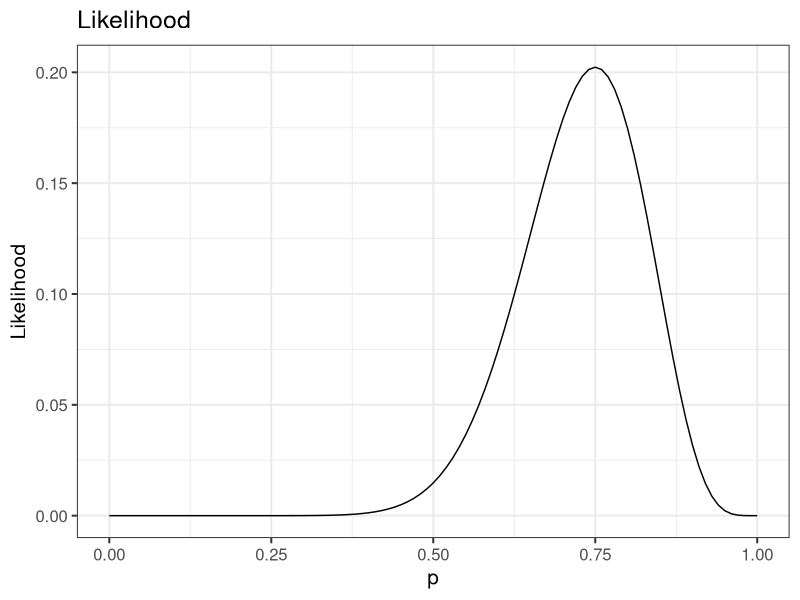
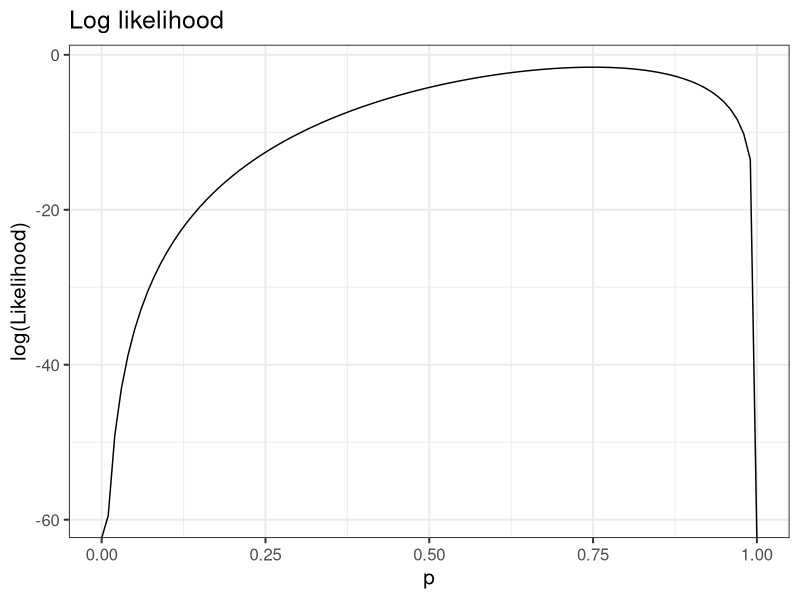
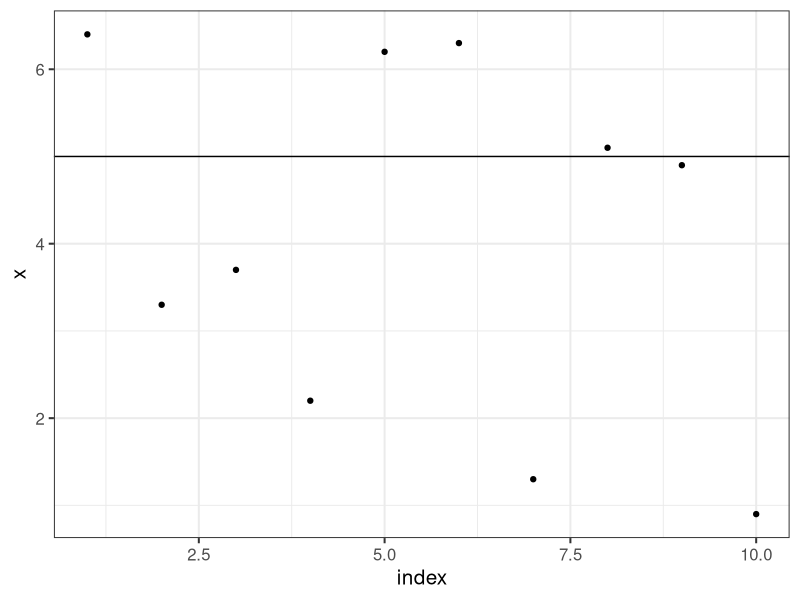
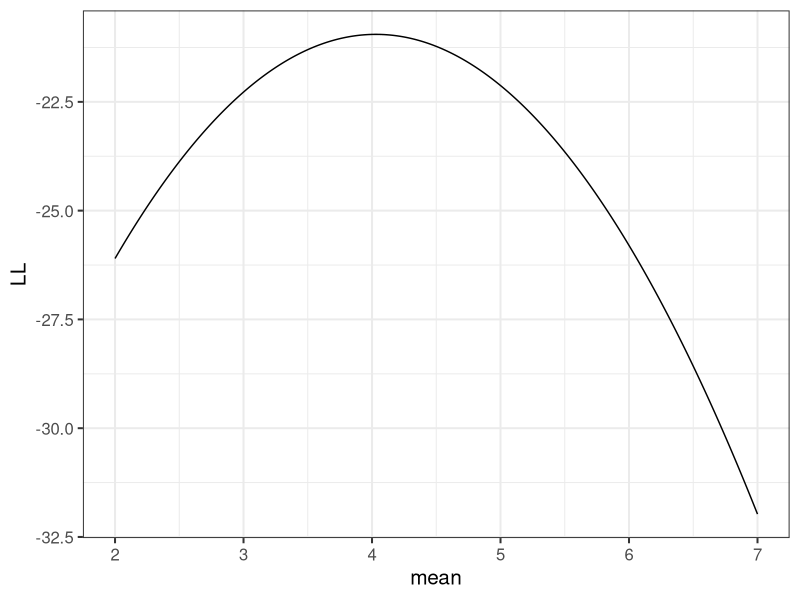
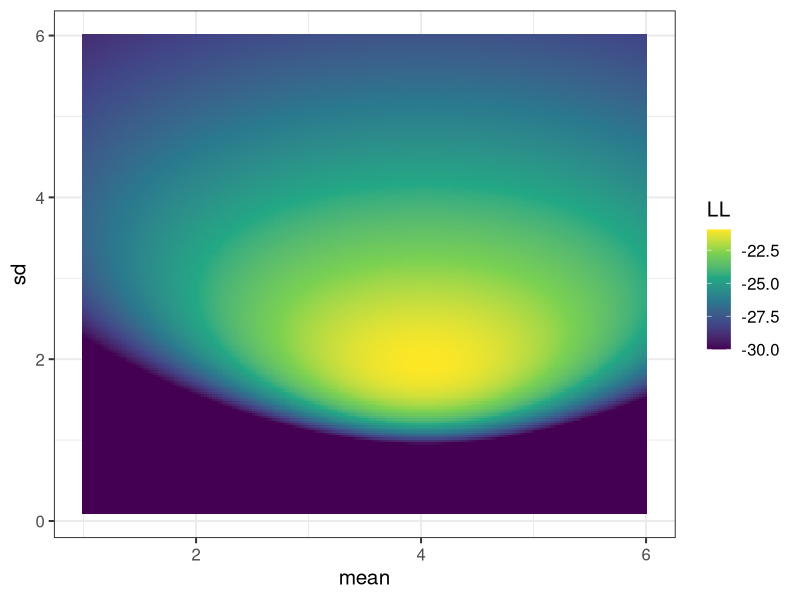
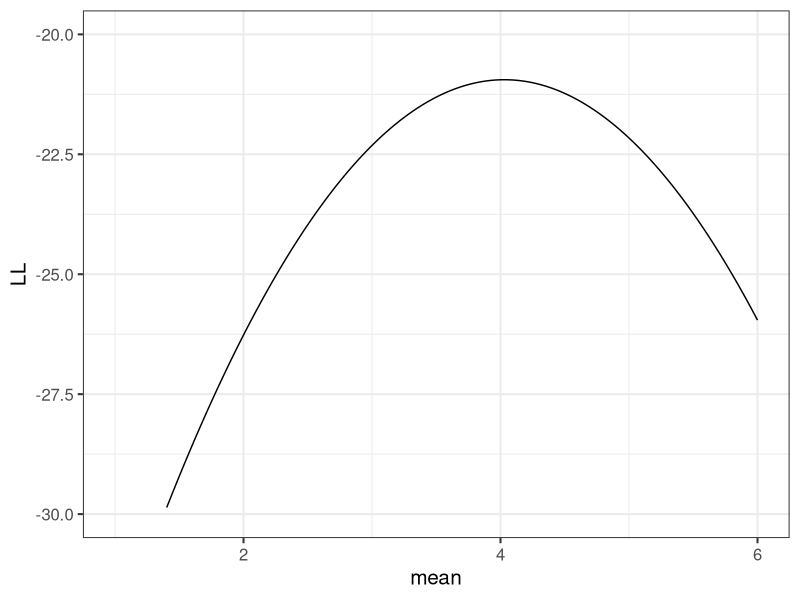
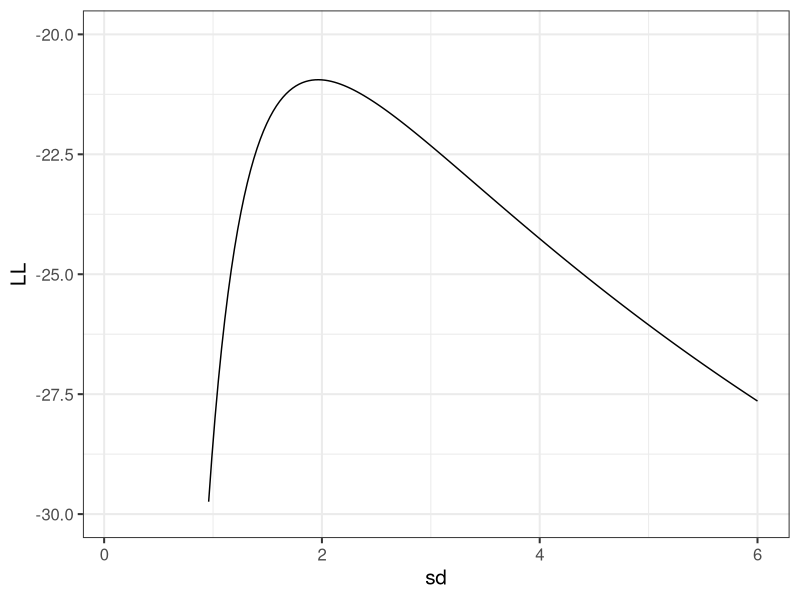
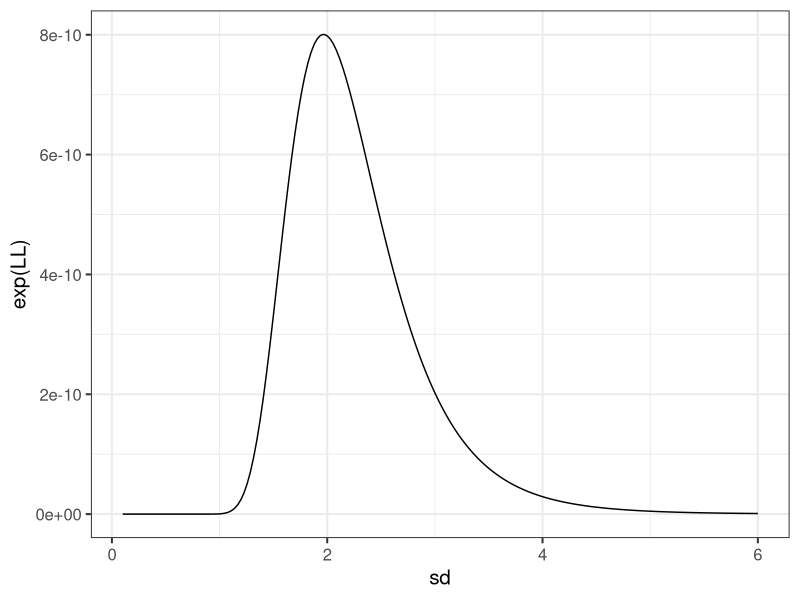

Here is the R script that generated these plots, in order:
# Lecture 2. Likelihood
library(tidyverse)
theme_set(theme_bw(base_size=15))

#Sex ratio example

# Grid search
sexRatio<-data.frame(p=seq(0,1,by=0.01))
sexRatio
sexRatio$Likelihood<-dbinom(15,20,sexRatio$p)
ggplot(sexRatio,aes(x=p,y=Likelihood))+geom_line()+
  ggtitle("Likelihood")
ggplot(sexRatio,aes(x=p,y=log(Likelihood)))+geom_line()+
  ggtitle("Log likelihood")
sexRatio$p[sexRatio$Likelihood==max(sexRatio$Likelihood)]   #Maximum likelihood parameter
sexRatio$LL<-log(sexRatio$Likelihood)
sexRatio$p[sexRatio$LL==max(sexRatio$LL)]   #Maximum likelihood parameter

# Minimization
?optim
getNegLogLike<-function(p) {
  -dbinom(15,20,p,log=TRUE)
}

sexRatioModel<-optim(par=0.5,
                      fn=getNegLogLike,
                     method="Brent",
                     lower=0,
                     upper=1
                     )
sexRatioModel

## Example of a mean, with normal data and known variance

data<-data.frame(x=c(6.4, 3.3, 3.7, 2.2, 6.2, 6.3, 1.3, 5.1, 4.9, 0.9),
                 index=1:10)
ggplot(data,aes(x=index,y=x))+geom_point()+
  geom_hline(yintercept=5)

# grid search
meanVal<-data.frame(mean=seq(2,7,0.01))
for(i in 1:nrow(meanVal)) {
  meanVal$LL[i]<-sum(dnorm(data$x,meanVal$mean[i],2,log=TRUE))
}

#Note that R is summing over all the data points in one step. 
# We could have done a nested loope


ggplot(meanVal,aes(x=mean,y=LL))+geom_line()
meanVal$mean[meanVal$LL==max(meanVal$LL)]

mean(data$x)

#minimization

getNegLogLikeNorm<-function(mu,data) {
  x=data$x
  LL<-dnorm(x,mu,2,log=TRUE)
  -sum(LL)
}
meanModel<-optim(par=10,
                  fn=getNegLogLikeNorm,
                  data=data,
                 method="Brent",
                 lower=-100,upper=100)
meanModel

## Mean and standard deviation

# grid search 
meanSdVal<-expand.grid(mean=seq(1,6,length=200),sd=seq(0.1,6,length=200))
for(i in 1:nrow(meanSdVal)) {
  meanSdVal$LL[i]<-sum(dnorm(data$x,meanSdVal$mean[i],meanSdVal$sd[i],log=TRUE))
}
head(meanSdVal)
meanSdVal[meanSdVal$LL==max(meanSdVal$LL),]
bestmean<-meanSdVal$mean[meanSdVal$LL==max(meanSdVal$LL)]
bestsd<-meanSdVal$sd[meanSdVal$LL==max(meanSdVal$LL)]

#joint likelihood
ggplot(mutate(meanSdVal,LL=ifelse(LL>-30,LL,-30)),aes(x=mean,y=sd,fill=LL))+
  geom_tile()+
  scale_fill_viridis_c()

#for mean and best sd
ggplot(filter(meanSdVal,sd==bestsd),aes(x=mean,y=LL))+
  geom_line()+
  ylim(-30,-20)

# for sd at best mean
ggplot(filter(meanSdVal,mean==bestmean),aes(x=sd,y=LL))+
  geom_line()+
  ylim(-30,-20)

#in likelihoods not Log likelihoods
ggplot(filter(meanSdVal,mean==bestmean),aes(x=sd,y=exp(LL)))+
  geom_line()

# Minimizer function
getNegLogLikeNorm2<-function(pars,data) {
  x=data$x
  mu=pars[1]
  sd=pars[2]
  LL<-dnorm(x,mu,sd,log=TRUE)
  -sum(LL)
}
meanSdModel<-optim(par=c(2,2),
                  fn=getNegLogLikeNorm2,
                  data=data)
meanSdModel$par

#analytic values
mean(data$x)
sd(data$x)
sqrt(sum((data$x-mean(data$x))^2/10))  #population sd

# Adding Hessian

meanSdModel<-optim(par=c(2,2),
                     fn=getNegLogLikeNorm2,
                     data=data,
                     hessian=TRUE)
meanSdModel

#This is the inversion to get the variance covariance model
solve(meanSdModel$hessian)

# Confidence intervals

round(meanSdModel$hessian,4)
varCov<-solve(meanSdModel$hessian)
round(varCov,6)

meanCI<-c(meanSdModel$par[1]-2*sqrt(varCov[1,1]),
          meanSdModel$par[1]+2*sqrt(varCov[1,1]))
sdCI<-c(meanSdModel$par[2]-2*sqrt(varCov[2,2]),
          meanSdModel$par[2]+2*sqrt(varCov[2,2]))

#for mean and best sd
ggplot(filter(meanSdVal,sd==bestsd),aes(x=mean,y=LL))+
  geom_line() +
  geom_line(data=data.frame(CI=meanCI,y=rep(-23,2)),
               aes(x=CI,y=y),color="red",lwd=2)

#for  sd and best mean
ggplot(filter(meanSdVal,mean==bestmean,LL>-30),aes(x=sd,y=LL))+
  geom_line()+
  geom_line(data=data.frame(CI=sdCI,y=rep(-23,2)),
            aes(x=CI,y=y),color="red",lwd=2)

